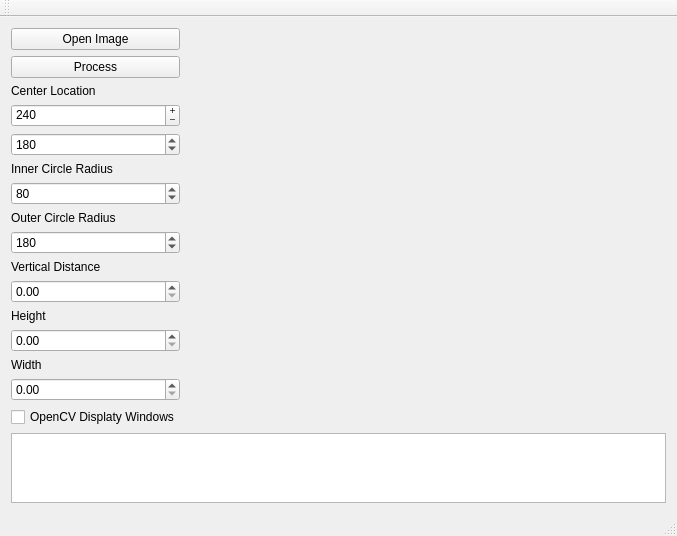
<?xml version="1.0" encoding="UTF-8"?>
<ui version="4.0">
 <class>MainWindow</class>
 <widget class="QMainWindow" name="MainWindow">
  <property name="geometry">
   <rect>
    <x>0</x>
    <y>0</y>
    <width>669</width>
    <height>510</height>
   </rect>
  </property>
  <property name="windowTitle">
   <string>MainWindow</string>
  </property>
  <widget class="QWidget" name="centralWidget">
   <layout class="QGridLayout" name="gridLayout">
    <item row="0" column="0">
     <layout class="QHBoxLayout" name="horizontalLayout">
      <property name="sizeConstraint">
       <enum>QLayout::SetMinAndMaxSize</enum>
      </property>
      <item>
       <layout class="QVBoxLayout" name="verticalLayout">
        <item>
         <widget class="QPushButton" name="pushButton_open">
          <property name="text">
           <string>Open Image</string>
          </property>
         </widget>
        </item>
        <item>
         <widget class="QPushButton" name="pushButton_flip">
          <property name="text">
           <string>Process</string>
          </property>
         </widget>
        </item>
        <item>
         <widget class="QLabel" name="label_2">
          <property name="text">
           <string>Center Location</string>
          </property>
         </widget>
        </item>
        <item>
         <widget class="QSpinBox" name="spinBox_centerX">
          <property name="alignment">
           <set>Qt::AlignLeading|Qt::AlignLeft|Qt::AlignTop</set>
          </property>
          <property name="buttonSymbols">
           <enum>QAbstractSpinBox::PlusMinus</enum>
          </property>
          <property name="maximum">
           <number>4096</number>
          </property>
          <property name="value">
           <number>240</number>
          </property>
         </widget>
        </item>
        <item>
         <widget class="QSpinBox" name="spinBox_centerY">
          <property name="maximum">
           <number>4096</number>
          </property>
          <property name="value">
           <number>180</number>
          </property>
         </widget>
        </item>
        <item>
         <widget class="QLabel" name="label_3">
          <property name="text">
           <string>Inner Circle Radius</string>
          </property>
         </widget>
        </item>
        <item>
         <widget class="QSpinBox" name="spinBox_inR">
          <property name="maximum">
           <number>4096</number>
          </property>
          <property name="value">
           <number>80</number>
          </property>
         </widget>
        </item>
        <item>
         <widget class="QLabel" name="label_4">
          <property name="text">
           <string>Outer Circle Radius</string>
          </property>
         </widget>
        </item>
        <item>
         <widget class="QSpinBox" name="spinBox_outR">
          <property name="maximum">
           <number>4096</number>
          </property>
          <property name="value">
           <number>180</number>
          </property>
         </widget>
        </item>
        <item>
         <widget class="QLabel" name="label_5">
          <property name="text">
           <string>Vertical Distance</string>
          </property>
         </widget>
        </item>
        <item>
         <widget class="QDoubleSpinBox" name="doubleSpinBox_vd">
          <property name="maximum">
           <double>999.990000000000009</double>
          </property>
         </widget>
        </item>
        <item>
         <widget class="QLabel" name="label_6">
          <property name="text">
           <string>Height</string>
          </property>
         </widget>
        </item>
        <item>
         <widget class="QDoubleSpinBox" name="doubleSpinBox_h">
          <property name="maximum">
           <double>999.990000000000009</double>
          </property>
         </widget>
        </item>
        <item>
         <widget class="QLabel" name="label_7">
          <property name="text">
           <string>Width</string>
          </property>
         </widget>
        </item>
        <item>
         <widget class="QDoubleSpinBox" name="doubleSpinBox_w">
          <property name="maximum">
           <double>999.990000000000009</double>
          </property>
         </widget>
        </item>
        <item>
         <spacer name="verticalSpacer">
          <property name="orientation">
           <enum>Qt::Vertical</enum>
          </property>
          <property name="sizeHint" stdset="0">
           <size>
            <width>20</width>
            <height>40</height>
           </size>
          </property>
         </spacer>
        </item>
        <item>
         <widget class="QCheckBox" name="checkBox_disp">
          <property name="text">
           <string>OpenCV Displaty Windows</string>
          </property>
         </widget>
        </item>
       </layout>
      </item>
      <item>
       <widget class="QLabel" name="label">
        <property name="sizePolicy">
         <sizepolicy hsizetype="MinimumExpanding" vsizetype="MinimumExpanding">
          <horstretch>0</horstretch>
          <verstretch>0</verstretch>
         </sizepolicy>
        </property>
        <property name="minimumSize">
         <size>
          <width>480</width>
          <height>360</height>
         </size>
        </property>
        <property name="sizeIncrement">
         <size>
          <width>0</width>
          <height>0</height>
         </size>
        </property>
        <property name="baseSize">
         <size>
          <width>480</width>
          <height>360</height>
         </size>
        </property>
        <property name="frameShape">
         <enum>QFrame::NoFrame</enum>
        </property>
        <property name="frameShadow">
         <enum>QFrame::Plain</enum>
        </property>
        <property name="lineWidth">
         <number>0</number>
        </property>
        <property name="midLineWidth">
         <number>0</number>
        </property>
        <property name="text">
         <string/>
        </property>
        <property name="alignment">
         <set>Qt::AlignLeading|Qt::AlignLeft|Qt::AlignTop</set>
        </property>
       </widget>
      </item>
     </layout>
    </item>
    <item row="1" column="0">
     <widget class="QTextBrowser" name="textBrowser_log"/>
    </item>
   </layout>
  </widget>
  <widget class="QMenuBar" name="menuBar">
   <property name="geometry">
    <rect>
     <x>0</x>
     <y>0</y>
     <width>669</width>
     <height>23</height>
    </rect>
   </property>
  </widget>
  <widget class="QToolBar" name="mainToolBar">
   <attribute name="toolBarArea">
    <enum>TopToolBarArea</enum>
   </attribute>
   <attribute name="toolBarBreak">
    <bool>false</bool>
   </attribute>
  </widget>
  <widget class="QStatusBar" name="statusBar"/>
 </widget>
 <layoutdefault spacing="6" margin="11"/>
 <resources/>
 <connections/>
</ui>
